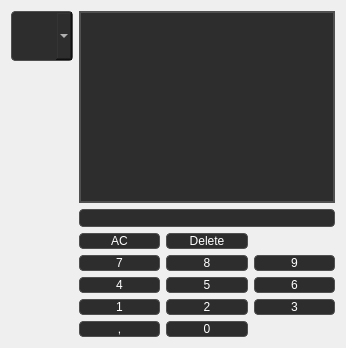
      <widget class="QWidget" name="page_2">
       <layout class="QGridLayout" name="gridLayout_7">
        <item row="0" column="2">
         <layout class="QGridLayout" name="gridLayout_2">
          <item row="5" column="3">
           <widget class="QPushButton" name="btn2_Nine">
            <property name="maximumSize">
             <size>
              <width>2560</width>
              <height>2560</height>
             </size>
            </property>
            <property name="styleSheet">
             <string notr="true">QPushButton {
    background-color: rgb(45, 45, 45); 
font: 16pt &quot;Segoe UI&quot;;
color: rgb(255, 255, 255);
border: 1px solid rgb(80, 80, 80);
border-radius: 4px;
}
QPushButton:hover {
     background-color: rgb(60, 60, 60); 
}
QPushButton:pressed {
    background-color: rgb(50, 50, 50);
}</string>
            </property>
            <property name="text">
             <string>9</string>
            </property>
           </widget>
          </item>
          <item row="7" column="2">
           <widget class="QPushButton" name="btn2_Two">
            <property name="maximumSize">
             <size>
              <width>2560</width>
              <height>2560</height>
             </size>
            </property>
            <property name="styleSheet">
             <string notr="true">QPushButton {
    background-color: rgb(45, 45, 45); 
font: 16pt &quot;Segoe UI&quot;;
color: rgb(255, 255, 255);
border: 1px solid rgb(80, 80, 80);
border-radius: 4px;
}
QPushButton:hover {
     background-color: rgb(60, 60, 60); 
}
QPushButton:pressed {
    background-color: rgb(50, 50, 50);
}</string>
            </property>
            <property name="text">
             <string>2</string>
            </property>
           </widget>
          </item>
          <item row="4" column="1">
           <widget class="QPushButton" name="btn2_AC">
            <property name="maximumSize">
             <size>
              <width>2560</width>
              <height>2560</height>
             </size>
            </property>
            <property name="styleSheet">
             <string notr="true">QPushButton {
    background-color: rgb(45, 45, 45); 
font: 16pt &quot;Segoe UI&quot;;
color: rgb(255, 255, 255);
border: 1px solid rgb(80, 80, 80);
border-radius: 4px;
}
QPushButton:hover {
     background-color: rgb(60, 60, 60); 
}
QPushButton:pressed {
    background-color: rgb(50, 50, 50);
}</string>
            </property>
            <property name="text">
             <string>AC</string>
            </property>
           </widget>
          </item>
          <item row="8" column="1">
           <widget class="QPushButton" name="btn2_Dot">
            <property name="maximumSize">
             <size>
              <width>2560</width>
              <height>2560</height>
             </size>
            </property>
            <property name="styleSheet">
             <string notr="true">QPushButton {
    background-color: rgb(45, 45, 45); 
font: 16pt &quot;Segoe UI&quot;;
color: rgb(255, 255, 255);
border: 1px solid rgb(80, 80, 80);
border-radius: 4px;
}
QPushButton:hover {
     background-color: rgb(60, 60, 60); 
}
QPushButton:pressed {
    background-color: rgb(50, 50, 50);
}</string>
            </property>
            <property name="text">
             <string>,</string>
            </property>
           </widget>
          </item>
          <item row="6" column="1">
           <widget class="QPushButton" name="btn2_Four">
            <property name="maximumSize">
             <size>
              <width>2560</width>
              <height>2560</height>
             </size>
            </property>
            <property name="styleSheet">
             <string notr="true">QPushButton {
    background-color: rgb(45, 45, 45); 
font: 16pt &quot;Segoe UI&quot;;
color: rgb(255, 255, 255);
border: 1px solid rgb(80, 80, 80);
border-radius: 4px;
}
QPushButton:hover {
     background-color: rgb(60, 60, 60); 
}
QPushButton:pressed {
    background-color: rgb(50, 50, 50);
}</string>
            </property>
            <property name="text">
             <string>4</string>
            </property>
           </widget>
          </item>
          <item row="7" column="1">
           <widget class="QPushButton" name="btn2_One">
            <property name="maximumSize">
             <size>
              <width>2560</width>
              <height>2560</height>
             </size>
            </property>
            <property name="styleSheet">
             <string notr="true">QPushButton {
    background-color: rgb(45, 45, 45); 
font: 16pt &quot;Segoe UI&quot;;
color: rgb(255, 255, 255);
border: 1px solid rgb(80, 80, 80);
border-radius: 4px;
}
QPushButton:hover {
     background-color: rgb(60, 60, 60); 
}
QPushButton:pressed {
    background-color: rgb(50, 50, 50);
}</string>
            </property>
            <property name="text">
             <string>1</string>
            </property>
           </widget>
          </item>
          <item row="2" column="1" colspan="3">
           <widget class="QLineEdit" name="line2_Edit">
            <property name="maximumSize">
             <size>
              <width>2560</width>
              <height>50</height>
             </size>
            </property>
            <property name="styleSheet">
             <string notr="true">QLineEdit {
    background-color: rgb(45, 45, 45); 
font: 16pt &quot;Segoe UI&quot;;
color: rgb(255, 255, 255);
border: 1px solid rgb(80, 80, 80);
border-radius: 4px;
}
QLineEdit:hover {
     background-color: rgb(60, 60, 60); 
}</string>
            </property>
           </widget>
          </item>
          <item row="4" column="2">
           <widget class="QPushButton" name="btn2_DeleteSign">
            <property name="maximumSize">
             <size>
              <width>2560</width>
              <height>2560</height>
             </size>
            </property>
            <property name="styleSheet">
             <string notr="true">QPushButton {
    background-color: rgb(45, 45, 45); 
font: 16pt &quot;Segoe UI&quot;;
color: rgb(255, 255, 255);
border: 1px solid rgb(80, 80, 80);
border-radius: 4px;
}
QPushButton:hover {
     background-color: rgb(60, 60, 60); 
}
QPushButton:pressed {
    background-color: rgb(50, 50, 50);
}</string>
            </property>
            <property name="text">
             <string>Delete</string>
            </property>
           </widget>
          </item>
          <item row="6" column="2">
           <widget class="QPushButton" name="btn2_Five">
            <property name="maximumSize">
             <size>
              <width>2560</width>
              <height>2560</height>
             </size>
            </property>
            <property name="styleSheet">
             <string notr="true">QPushButton {
    background-color: rgb(45, 45, 45); 
font: 16pt &quot;Segoe UI&quot;;
color: rgb(255, 255, 255);
border: 1px solid rgb(80, 80, 80);
border-radius: 4px;
}
QPushButton:hover {
     background-color: rgb(60, 60, 60); 
}
QPushButton:pressed {
    background-color: rgb(50, 50, 50);
}</string>
            </property>
            <property name="text">
             <string>5</string>
            </property>
           </widget>
          </item>
          <item row="5" column="1">
           <widget class="QPushButton" name="btn2_Seven">
            <property name="maximumSize">
             <size>
              <width>2560</width>
              <height>2560</height>
             </size>
            </property>
            <property name="styleSheet">
             <string notr="true">QPushButton {
    background-color: rgb(45, 45, 45); 
font: 16pt &quot;Segoe UI&quot;;
color: rgb(255, 255, 255);
border: 1px solid rgb(80, 80, 80);
border-radius: 4px;
}
QPushButton:hover {
     background-color: rgb(60, 60, 60); 
}
QPushButton:pressed {
    background-color: rgb(50, 50, 50);
}</string>
            </property>
            <property name="text">
             <string>7</string>
            </property>
           </widget>
          </item>
          <item row="6" column="3">
           <widget class="QPushButton" name="btn2_Six">
            <property name="maximumSize">
             <size>
              <width>2560</width>
              <height>2560</height>
             </size>
            </property>
            <property name="styleSheet">
             <string notr="true">QPushButton {
    background-color: rgb(45, 45, 45); 
font: 16pt &quot;Segoe UI&quot;;
color: rgb(255, 255, 255);
border: 1px solid rgb(80, 80, 80);
border-radius: 4px;
}
QPushButton:hover {
     background-color: rgb(60, 60, 60); 
}
QPushButton:pressed {
    background-color: rgb(50, 50, 50);
}</string>
            </property>
            <property name="text">
             <string>6</string>
            </property>
           </widget>
          </item>
          <item row="7" column="3">
           <widget class="QPushButton" name="btn2_Three">
            <property name="maximumSize">
             <size>
              <width>2560</width>
              <height>2560</height>
             </size>
            </property>
            <property name="styleSheet">
             <string notr="true">QPushButton {
    background-color: rgb(45, 45, 45); 
font: 16pt &quot;Segoe UI&quot;;
color: rgb(255, 255, 255);
border: 1px solid rgb(80, 80, 80);
border-radius: 4px;
}
QPushButton:hover {
     background-color: rgb(60, 60, 60); 
}
QPushButton:pressed {
    background-color: rgb(50, 50, 50);
}</string>
            </property>
            <property name="text">
             <string>3</string>
            </property>
           </widget>
          </item>
          <item row="0" column="1" rowspan="2" colspan="3">
           <widget class="QTextEdit" name="textEdit_2">
            <property name="maximumSize">
             <size>
              <width>2560</width>
              <height>1000</height>
             </size>
            </property>
            <property name="styleSheet">
             <string notr="true">color: rgb(255, 255, 255);
background-color: rgb(45, 45, 45);
border: 2px solid rgb(80, 80, 80);
font: 16pt &quot;Segoe UI&quot;;</string>
            </property>
           </widget>
          </item>
          <item row="8" column="2">
           <widget class="QPushButton" name="btn2_Zero">
            <property name="maximumSize">
             <size>
              <width>2560</width>
              <height>2560</height>
             </size>
            </property>
            <property name="styleSheet">
             <string notr="true">QPushButton {
    background-color: rgb(45, 45, 45); 
font: 16pt &quot;Segoe UI&quot;;
color: rgb(255, 255, 255);
border: 1px solid rgb(80, 80, 80);
border-radius: 4px;
}
QPushButton:hover {
     background-color: rgb(60, 60, 60); 
}
QPushButton:pressed {
    background-color: rgb(50, 50, 50);
}</string>
            </property>
            <property name="text">
             <string>0</string>
            </property>
           </widget>
          </item>
          <item row="5" column="2">
           <widget class="QPushButton" name="btn2_Eight">
            <property name="maximumSize">
             <size>
              <width>2560</width>
              <height>2560</height>
             </size>
            </property>
            <property name="styleSheet">
             <string notr="true">QPushButton {
    background-color: rgb(45, 45, 45); 
font: 16pt &quot;Segoe UI&quot;;
color: rgb(255, 255, 255);
border: 1px solid rgb(80, 80, 80);
border-radius: 4px;
}
QPushButton:hover {
     background-color: rgb(60, 60, 60); 
}
QPushButton:pressed {
    background-color: rgb(50, 50, 50);
}</string>
            </property>
            <property name="text">
             <string>8</string>
            </property>
           </widget>
          </item>
          <item row="0" column="0">
           <widget class="QComboBox" name="BoxList">
            <property name="maximumSize">
             <size>
              <width>2560</width>
              <height>50</height>
             </size>
            </property>
            <property name="styleSheet">
             <string notr="true">font: 16pt &quot;Segoe UI&quot;;
color: rgb(255, 255, 255);
background-color: rgb(45, 45, 45);
border: 1px solid rgb(80, 80, 80);
border-radius: 4px;</string>
            </property>
           </widget>
          </item>
         </layout>
        </item>
       </layout>
      </widget>
